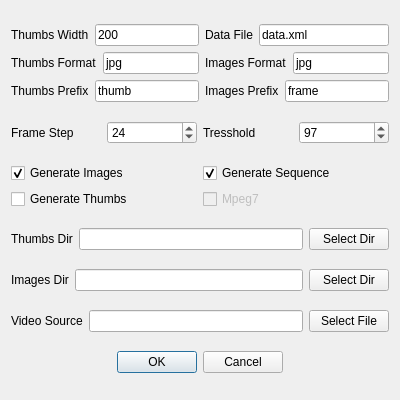
<?xml version="1.0" encoding="UTF-8"?>
<ui version="4.0">
 <class>Widget</class>
 <widget class="QWidget" name="Widget">
  <property name="geometry">
   <rect>
    <x>0</x>
    <y>0</y>
    <width>400</width>
    <height>400</height>
   </rect>
  </property>
  <property name="minimumSize">
   <size>
    <width>400</width>
    <height>400</height>
   </size>
  </property>
  <property name="maximumSize">
   <size>
    <width>400</width>
    <height>400</height>
   </size>
  </property>
  <property name="windowTitle">
   <string>Widget</string>
  </property>
  <layout class="QVBoxLayout" name="verticalLayout">
   <item>
    <layout class="QHBoxLayout" name="horizontalLayout_11">
     <item>
      <layout class="QVBoxLayout" name="verticalLayout_9">
       <item>
        <layout class="QHBoxLayout" name="horizontalLayout_18">
         <item>
          <widget class="QLabel" name="label_7">
           <property name="toolTip">
            <string>&lt;html&gt;&lt;head/&gt;&lt;body&gt;&lt;p&gt;Thumbnal size, in pixels. The image will be reduced proportionally. &amp;lt;DEFAULT: 200&amp;gt;&lt;/p&gt;&lt;/body&gt;&lt;/html&gt;</string>
           </property>
           <property name="text">
            <string>Thumbs Width</string>
           </property>
          </widget>
         </item>
         <item>
          <widget class="QLineEdit" name="lineEdit_tw">
           <property name="text">
            <string>200</string>
           </property>
          </widget>
         </item>
        </layout>
       </item>
       <item>
        <layout class="QHBoxLayout" name="horizontalLayout_13">
         <item>
          <widget class="QLabel" name="label_6">
           <property name="toolTip">
            <string>&lt;html&gt;&lt;head/&gt;&lt;body&gt;&lt;p&gt;The output thumbnails will be saved in this format, example: png. &amp;lt;DEFAULT: jpg&amp;gt;&lt;/p&gt;&lt;/body&gt;&lt;/html&gt;</string>
           </property>
           <property name="text">
            <string>Thumbs Format</string>
           </property>
          </widget>
         </item>
         <item>
          <widget class="QLineEdit" name="lineEdit_tf">
           <property name="text">
            <string>jpg</string>
           </property>
          </widget>
         </item>
        </layout>
       </item>
       <item>
        <layout class="QHBoxLayout" name="horizontalLayout_15">
         <item>
          <widget class="QLabel" name="label_5">
           <property name="toolTip">
            <string>&lt;html&gt;&lt;head/&gt;&lt;body&gt;&lt;p&gt;The output thumbnails will match the patter. &amp;lt;DEFAULT: thumb&amp;gt;&lt;/p&gt;&lt;/body&gt;&lt;/html&gt;</string>
           </property>
           <property name="text">
            <string>Thumbs Prefix</string>
           </property>
          </widget>
         </item>
         <item>
          <widget class="QLineEdit" name="lineEdit_tp">
           <property name="text">
            <string>thumb</string>
           </property>
          </widget>
         </item>
        </layout>
       </item>
      </layout>
     </item>
     <item>
      <layout class="QVBoxLayout" name="verticalLayout_8">
       <item>
        <layout class="QHBoxLayout" name="horizontalLayout_19">
         <item>
          <widget class="QLabel" name="label_8">
           <property name="toolTip">
            <string>&lt;html&gt;&lt;head/&gt;&lt;body&gt;&lt;p&gt;Name of the Data file. WIll be stored in the output directory. &amp;lt;DEFAULT: data.xml&amp;gt;&lt;/p&gt;&lt;/body&gt;&lt;/html&gt;</string>
           </property>
           <property name="text">
            <string>Data File</string>
           </property>
          </widget>
         </item>
         <item>
          <widget class="QLineEdit" name="lineEdit_df">
           <property name="text">
            <string>data.xml</string>
           </property>
          </widget>
         </item>
        </layout>
       </item>
       <item>
        <layout class="QHBoxLayout" name="horizontalLayout_12">
         <item>
          <widget class="QLabel" name="label_3">
           <property name="toolTip">
            <string>&lt;html&gt;&lt;head/&gt;&lt;body&gt;&lt;p&gt;The output images will be saved in this format, example: png. &amp;lt;DEFAULT: jpg&amp;gt;&lt;/p&gt;&lt;/body&gt;&lt;/html&gt;</string>
           </property>
           <property name="text">
            <string>Images Format</string>
           </property>
          </widget>
         </item>
         <item>
          <widget class="QLineEdit" name="lineEdit_if">
           <property name="text">
            <string>jpg</string>
           </property>
          </widget>
         </item>
        </layout>
       </item>
       <item>
        <layout class="QHBoxLayout" name="horizontalLayout_14">
         <item>
          <widget class="QLabel" name="label_2">
           <property name="toolTip">
            <string>&lt;html&gt;&lt;head/&gt;&lt;body&gt;&lt;p&gt;The output images will match the patter. &amp;lt;DEFAULT: frame&amp;gt;&lt;/p&gt;&lt;/body&gt;&lt;/html&gt;</string>
           </property>
           <property name="text">
            <string>Images Prefix</string>
           </property>
          </widget>
         </item>
         <item>
          <widget class="QLineEdit" name="lineEdit_ip">
           <property name="text">
            <string>frame</string>
           </property>
          </widget>
         </item>
        </layout>
       </item>
      </layout>
     </item>
    </layout>
   </item>
   <item>
    <layout class="QVBoxLayout" name="verticalLayout_5">
     <item>
      <layout class="QHBoxLayout" name="horizontalLayout_10">
       <item>
        <widget class="QLabel" name="label_10">
         <property name="toolTip">
          <string>&lt;html&gt;&lt;head/&gt;&lt;body&gt;&lt;p&gt;Analyze only one of each [STEP] frames in the video. &amp;lt;DEFAULT: 24&amp;gt;&lt;/p&gt;&lt;/body&gt;&lt;/html&gt;</string>
         </property>
         <property name="text">
          <string>Frame Step</string>
         </property>
        </widget>
       </item>
       <item>
        <widget class="QSpinBox" name="spinBox_step">
         <property name="maximum">
          <number>100</number>
         </property>
         <property name="value">
          <number>24</number>
         </property>
        </widget>
       </item>
       <item>
        <widget class="QLabel" name="label_9">
         <property name="toolTip">
          <string>&lt;html&gt;&lt;head/&gt;&lt;body&gt;&lt;p&gt;Tolerance to detect frame changes, major than zero. &amp;lt;DEFAULT: 97&amp;gt;&lt;/p&gt;&lt;/body&gt;&lt;/html&gt;</string>
         </property>
         <property name="text">
          <string>Tresshold</string>
         </property>
        </widget>
       </item>
       <item>
        <widget class="QSpinBox" name="spinBox_th">
         <property name="maximum">
          <number>100</number>
         </property>
         <property name="value">
          <number>97</number>
         </property>
        </widget>
       </item>
      </layout>
     </item>
    </layout>
   </item>
   <item>
    <layout class="QHBoxLayout" name="horizontalLayout_2">
     <item>
      <layout class="QVBoxLayout" name="verticalLayout_2">
       <item>
        <widget class="QCheckBox" name="checkBox_genImages">
         <property name="toolTip">
          <string>&lt;html&gt;&lt;head/&gt;&lt;body&gt;&lt;p&gt;Specify if you want to extract each detected frame into an image. &amp;lt;DEFAULT: Y&amp;gt;&lt;/p&gt;&lt;/body&gt;&lt;/html&gt;</string>
         </property>
         <property name="text">
          <string>Generate Images</string>
         </property>
         <property name="checked">
          <bool>true</bool>
         </property>
        </widget>
       </item>
       <item>
        <widget class="QCheckBox" name="checkBox_genThumbs">
         <property name="toolTip">
          <string>&lt;html&gt;&lt;head/&gt;&lt;body&gt;&lt;p&gt;Specify if you want to extract each detected frame thumbnail into an image file. &amp;lt;DEFAULT: N&amp;gt;&lt;/p&gt;&lt;/body&gt;&lt;/html&gt;</string>
         </property>
         <property name="text">
          <string>Generate Thumbs</string>
         </property>
        </widget>
       </item>
      </layout>
     </item>
     <item>
      <layout class="QVBoxLayout" name="verticalLayout_3">
       <item>
        <widget class="QCheckBox" name="checkBox_genSequence">
         <property name="toolTip">
          <string>&lt;html&gt;&lt;head/&gt;&lt;body&gt;&lt;p&gt;Specify if you want to generate the sequence file. &amp;lt;DEFAULT: Y&amp;gt;&lt;/p&gt;&lt;/body&gt;&lt;/html&gt;</string>
         </property>
         <property name="text">
          <string>Generate Sequence</string>
         </property>
         <property name="checked">
          <bool>true</bool>
         </property>
        </widget>
       </item>
       <item>
        <widget class="QCheckBox" name="checkBox_mpeg7">
         <property name="enabled">
          <bool>false</bool>
         </property>
         <property name="toolTip">
          <string>&lt;html&gt;&lt;head/&gt;&lt;body&gt;&lt;p&gt;Generate mpeg7 output format. &amp;lt;DEFAULT: N&amp;gt;&lt;/p&gt;&lt;/body&gt;&lt;/html&gt;</string>
         </property>
         <property name="text">
          <string>Mpeg7</string>
         </property>
        </widget>
       </item>
      </layout>
     </item>
    </layout>
   </item>
   <item>
    <layout class="QHBoxLayout" name="horizontalLayout">
     <item>
      <widget class="QLabel" name="label_4">
       <property name="toolTip">
        <string>&lt;html&gt;&lt;head/&gt;&lt;body&gt;&lt;p&gt;Output thumbnail directory, inside the main output directory.&lt;/p&gt;&lt;/body&gt;&lt;/html&gt;</string>
       </property>
       <property name="text">
        <string>Thumbs Dir</string>
       </property>
      </widget>
     </item>
     <item>
      <widget class="QLineEdit" name="lineEdit_thumbs_path">
       <property name="enabled">
        <bool>true</bool>
       </property>
       <property name="text">
        <string/>
       </property>
       <property name="readOnly">
        <bool>true</bool>
       </property>
      </widget>
     </item>
     <item>
      <widget class="QPushButton" name="thumbDirButton">
       <property name="text">
        <string>Select Dir</string>
       </property>
      </widget>
     </item>
    </layout>
   </item>
   <item>
    <layout class="QHBoxLayout" name="horizontalLayout_3">
     <item>
      <widget class="QLabel" name="label">
       <property name="toolTip">
        <string>&lt;html&gt;&lt;head/&gt;&lt;body&gt;&lt;p&gt;Output directory.&lt;/p&gt;&lt;/body&gt;&lt;/html&gt;</string>
       </property>
       <property name="text">
        <string>Images Dir</string>
       </property>
      </widget>
     </item>
     <item>
      <widget class="QLineEdit" name="lineEdit_images_path">
       <property name="enabled">
        <bool>true</bool>
       </property>
       <property name="text">
        <string/>
       </property>
       <property name="readOnly">
        <bool>true</bool>
       </property>
      </widget>
     </item>
     <item>
      <widget class="QPushButton" name="imagesFileButton">
       <property name="text">
        <string>Select Dir</string>
       </property>
      </widget>
     </item>
    </layout>
   </item>
   <item>
    <layout class="QHBoxLayout" name="horizontalLayout_4">
     <item>
      <widget class="QLabel" name="label_11">
       <property name="toolTip">
        <string>&lt;html&gt;&lt;head/&gt;&lt;body&gt;&lt;p&gt;Enter video source to analyze.&lt;/p&gt;&lt;/body&gt;&lt;/html&gt;</string>
       </property>
       <property name="text">
        <string>Video Source</string>
       </property>
      </widget>
     </item>
     <item>
      <widget class="QLineEdit" name="lineEdit_file_path">
       <property name="enabled">
        <bool>true</bool>
       </property>
       <property name="readOnly">
        <bool>true</bool>
       </property>
      </widget>
     </item>
     <item>
      <widget class="QPushButton" name="videoFileButton">
       <property name="text">
        <string>Select File</string>
       </property>
      </widget>
     </item>
    </layout>
   </item>
   <item alignment="Qt::AlignHCenter">
    <widget class="QDialogButtonBox" name="buttonBox">
     <property name="standardButtons">
      <set>QDialogButtonBox::Cancel|QDialogButtonBox::Ok</set>
     </property>
    </widget>
   </item>
  </layout>
 </widget>
 <layoutdefault spacing="6" margin="11"/>
 <resources/>
 <connections/>
</ui>
